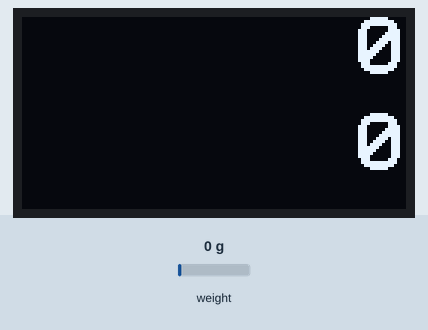
Recording of a sketch running on a simulated ESP32. Shown: 128×64 one-colour display. The inputs (shaded band) are chosen by the test bench; at power-on: weight on the scale 0 g. Storage starts empty; what the sketch prints to the serial monitor is not drawn.

Above: at 5.3 s.
5.4 s: weight on the scale set to 100 g
At 6.6 s:
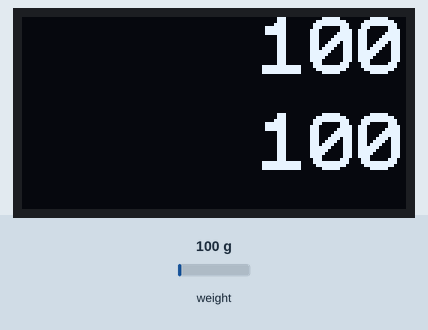
6.9 s: weight on the scale set to 1250 g
At 8.1 s:
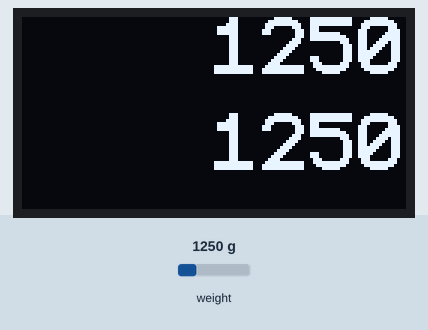
8.4 s: weight on the scale set to 2500 g
At 8.8 s:
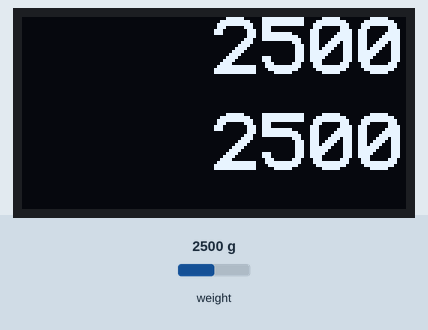
9.9 s: weight on the scale set to 3750 g
At 10.3 s:
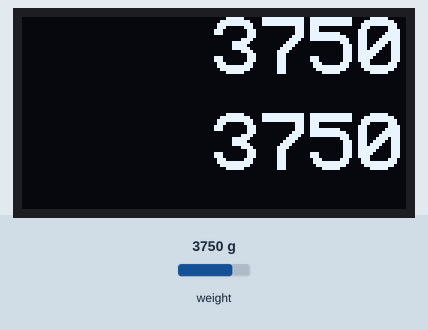
Timing chart, 0 to 12.4 s (numbered marks = the images above; inputs shaded):
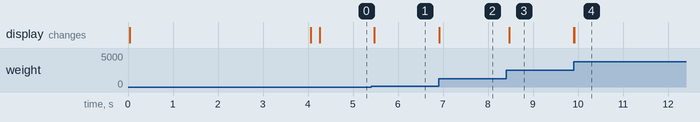

The sketch:

LoadCellBasicOLED.ino
```cpp
/*

Based on Slackcell code by Markus Rampp

*/

#include "HX711.h" //library for loadcell amplifier
//#include "BT.h"
#include <U8x8lib.h> //library for OLED

// libraries for SD card
#include "FS.h"
#include "SD.h"
#include <spi.h> //also needed for some OLEDs


const long baud = 38400;

// HX711 circuit wiring
const int LOADCELL_SCK_PIN = 26;
const int LOADCELL_DOUT_PIN = 25;
const long LOADCELL_OFFSET = 10900;
const long LOADCELL_DIVIDER_N = -445;
const long LOADCELL_DIVIDER_kg = LOADCELL_DIVIDER_N * 9.81;
const long LOADCELL_DIVIDER_lb = LOADCELL_DIVIDER_N * 4.448;

// SD Card circuit wiring
#define SD_CS 2

HX711 loadcell; //setup HX711 object
U8X8_SSD1306_128X64_NONAME_SW_I2C u8x8(/* clock=*/ 15, /* data=*/ 4, /* reset=*/ 16); //setup display connection


unsigned long timestamp = 0;
long maxForce = 0;
long force = 0;
long prevForce = -100;
//bool recording = false;
//char prev_cmd = '0';

String sdMessage;
int readingID = 0;

unsigned long timeNow = 0;


void setup() {
  Serial.begin(baud);
  Serial.println("Welcome to SlackCell!");
  Serial.print("Sketch:   ");   Serial.println(__FILE__);
  Serial.print("Uploaded: ");   Serial.println(__DATE__);

  u8x8.begin();
  u8x8.setPowerSave(0);
  // fontlist: https://github.com/olikraus/u8g2/wiki/fntlist8x8
  // n: numeric, f: with chars
  u8x8.setFont(u8x8_font_profont29_2x3_n );
  //u8x8.setFont(u8x8_font_inb21_2x4_f );

  //u8x8.drawString(0,0,"Slack");
  //u8x8.drawString(0,4,"Cell");
  u8x8.drawString(0, 0, "11235813");
  u8x8.drawString(0, 4, "21345589");

  loadcell.begin(LOADCELL_DOUT_PIN, LOADCELL_SCK_PIN);
  loadcell.set_offset(LOADCELL_OFFSET);
  loadcell.set_scale(LOADCELL_DIVIDER_N);
  force = loadcell.get_units(30);
  if (force < 30) {
    loadcell.tare();
    force = 0;
  }

  // delay(1000);
  u8x8.clear();

  // Initialize SD card
  SD.begin(SD_CS);
  if(!SD.begin(SD_CS)) {
    Serial.println("Card Mount Failed");
    return;
  }
  uint8_t cardType = SD.cardType();
  if(cardType == CARD_NONE) {
    Serial.println("No SD card attached");
    return;
  }
  Serial.println("Initializing SD card...");
  if (!SD.begin(SD_CS)) {
    Serial.println("ERROR - SD card initialization failed!");
    return;    // init failed
  }

  // If the data.txt file doesn't exist
  // Create a file on the SD card and write the data labels
  File file = SD.open("/data.txt");
  if(!file) {
    Serial.println("File doens't exist");
    Serial.println("Creating file...");
    writeFile(SD, "/data.txt", "Reading ID, Time (ms), Force (N) \r\n"); //move out of if statement so it separates logging sessions?
  }
  else {
    Serial.println("File already exists");
  }
  file.close();


}

void loop() {

  if (loadcell.is_ready()) {
    Serial.print("Reading: ");
    force = loadcell.get_units(1);
    timeNow = millis(); //milliseconds since startup
    Serial.print(abs(force), 1); //prints first sigfig of force
    Serial.print(" N"); //change depending on divider used
    Serial.println();
    if (force != prevForce) {
        //display current force
        displayForce(force, 0);
        prevForce = force;
        maxForce = max(abs(force), abs(maxForce));
        // update display with maxForce only if it changes to reduce flickering
        if (maxForce == abs(force))
          displayForce(maxForce, 4);
      }
    writeSD(readingID, timeNow, force);
    readingID += 1;
  }
}

void displayForce(long force, uint8_t line) {
  // Maximum number of letters the screen can display in one row
  uint8_t maxLength = 8;
  // Long range is +-2,147,483,648
  char bufferF[12] = {};
  ltoa(force, bufferF, 10);
  // align right by padding with spaces
  char bufferLCD[maxLength + 1] = {' ', ' ', ' ', ' ', ' ', ' ', ' ', ' ', '\0'};
  for (int i = 0; i < strlen(bufferF); i++) {
    bufferLCD[maxLength - strlen(bufferF) + i] = bufferF[i];
  }
  u8x8.drawString(0, line, bufferLCD);
}

void writeSD(int readingID, long timeNow, long force) {
  sdMessage = String(readingID) + "," + String(timeNow) + "," + String(force) + "\r\n";
  appendFile(SD, "/data.txt", sdMessage.c_str());
}

// Write to the SD card (DON'T MODIFY THIS FUNCTION)
void writeFile(fs::FS &fs, const char * path, const char * message) {
  Serial.printf("Writing file: %s\n", path);

  File file = fs.open(path, FILE_WRITE);
  if(!file) {
    Serial.println("Failed to open file for writing");
    return;
  }
  if(file.print(message)) {
    Serial.println("File written");
  } else {
    Serial.println("Write failed");
  }
  file.close();
}

// Append data to the SD card (DON'T MODIFY THIS FUNCTION)
void appendFile(fs::FS &fs, const char * path, const char * message) {
  Serial.printf("Appending to file: %s\n", path);

  File file = fs.open(path, FILE_APPEND);
  if(!file) {
    Serial.println("Failed to open file for appending");
    return;
  }
  if(file.print(message)) {
    Serial.println("Message appended");
  } else {
    Serial.println("Append failed");
  }
  file.close();
}
```

Measured:
- after the input at 5.4 s, the display: first changes after 0.07 s (image 1 shows a later state)
- after the input at 6.9 s, the display: first changes at once (image 2 shows a later state)
- after the input at 8.4 s, the display: first changes after 0.07 s (image 3 shows a later state)
- after the input at 9.9 s, the display: first changes at once (image 4 shows a later state)
